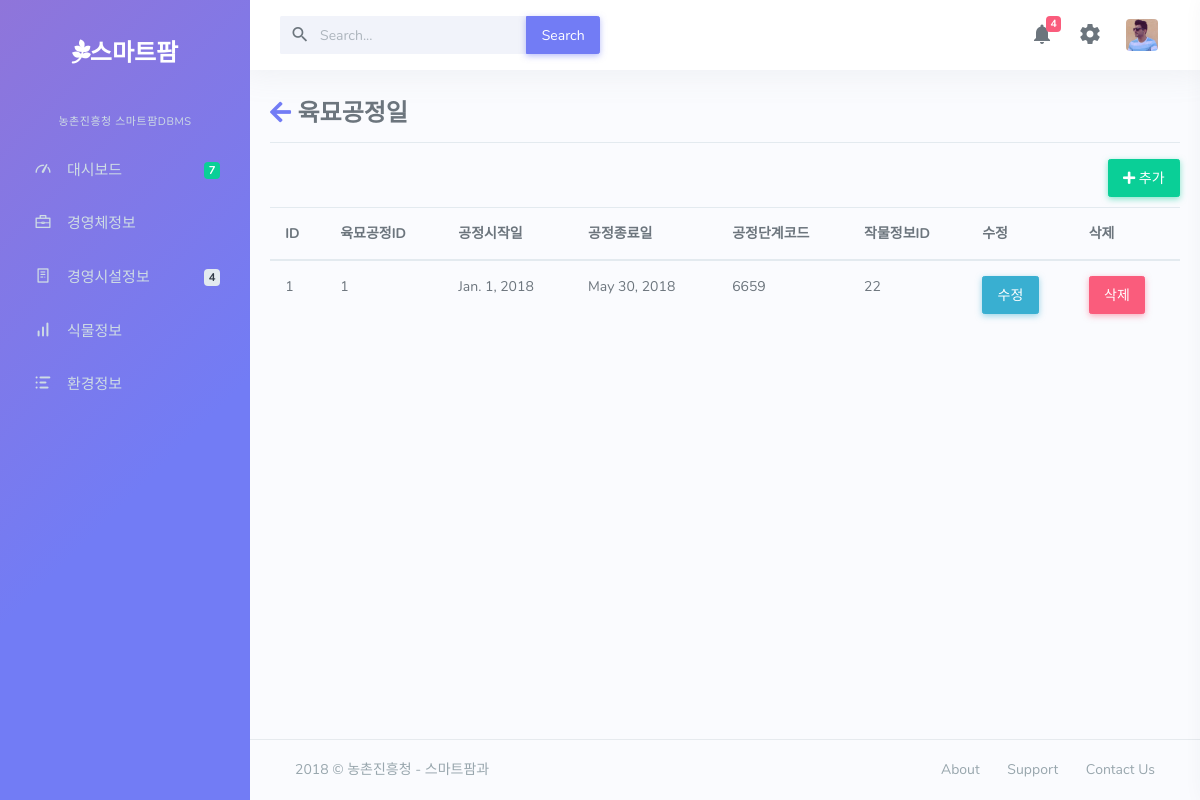
The app's page /sd with its own data.
### dashboard/models.py (models this page shows, shortened)
class seedling_date(models.Model):
	SD_PROCESS_ID=models.IntegerField(null=False)
	SD_START_DATE=models.DateField(auto_now=False)
	SD_END_DATE=models.DateField(auto_now=False)
	PS_ID=models.ForeignKey(plan_stages)
	CI_ID=models.ForeignKey(crop_info)

class plan_stages(models.Model):
	PS_PLAN_CODE=models.IntegerField(null=False)
	FI_ID=models.ForeignKey(e1model)
	GI_ID=models.ForeignKey(gb_info)

class crop_info(models.Model):
	CI_INFO_ID=models.IntegerField(null=False)
	CI_VEGETABLES=models.CharField(max_length=100)
	CI_NG_SEEDING_VAR=models.CharField(max_length=100)
	CI_SCION_VAR=models.CharField(max_length=100)
	CI_INFO_GATHER=models.IntegerField(null=False)
	CI_GATHER_CODE=models.IntegerField(null=False)

### dashboard/views.py (the view)
# urls.py: url(r'^sd$',views.sd,name='sd'),
def sd(request):
	ds=seedling_date.objects.all()
	return render(request,"farm/sd.html",{"ds":ds})

### dashboard/templates/farm/sd.html (shortened to what this page needs)
{% extends 'farm/base.html' %}
{% block content %}
{% load staticfiles %}
	<link href="{% static 'farm/css/e1.css' %}" rel="stylesheet">
	<link href="https://use.fontawesome.com/releases/v5.0.7/css/all.css" rel="stylesheet">
	<div class=tg>
		<h3><a href="{% url 'plist' %}"><i class="fas fa-arrow-left"></i></a> 육묘공정일</h3>
		<hr>
		<a href="{% url 'sd_update' %}"><button class="btn btn-success"><i class="fas fa-plus"></i> 추가</button></a>
		<table class="table table-hover">
		  <thead>
		    <tr>
		      <th scope="col">ID</th>
		      <th scope="col">육묘공정ID</th>
		      <th scope="col">공정시작일</th>
		      <th scope="col">공정종료일</th>
		      <th scope="col">공정단계코드</th>
		      <th scope="col">작물정보ID</th>
		      <th scope="col">수정</th>
		      <th scope="col">삭제</th>
		    </tr>
		  </thead>
		  <tbody>
		{% for i in ds %}
			<tr>
				<td>{{i.id}}</td>
				<td>{{i.SD_PROCESS_ID}}</td>
				<td>{{i.SD_START_DATE}}</td>
				<td>{{i.SD_END_DATE}}</td>
				<td>{{i.PS_ID.PS_PLAN_CODE}}</td>
				<td>{{i.CI_ID.CI_INFO_ID}}</td>
				<td><a href="{% url 'sd_update' %}?id={{i.id}}"><button class="btn btn-info">수정</button></a></td>
				<td><button class="btn btn-danger" data-toggle="modal" data-target="#delmodal{{i.id}}">삭제</button></td>
			</tr>
		{% endfor %}
		</tbody>
		</table>
	</div>
{% endblock %}

### dashboard/static/farm/css/e1.css (style rules this page uses)
.tg { width: 100%; margin-top:30px; }
.btn-success { float:right; margin-bottom: 10px; }

### records on screen
seedling_date: id "1", SD_PROCESS_ID "1", SD_START_DATE "Jan. 1, 2018", SD_END_DATE "May 30, 2018", PS_ID.PS_PLAN_CODE "6659", CI_ID.CI_INFO_ID "22"
